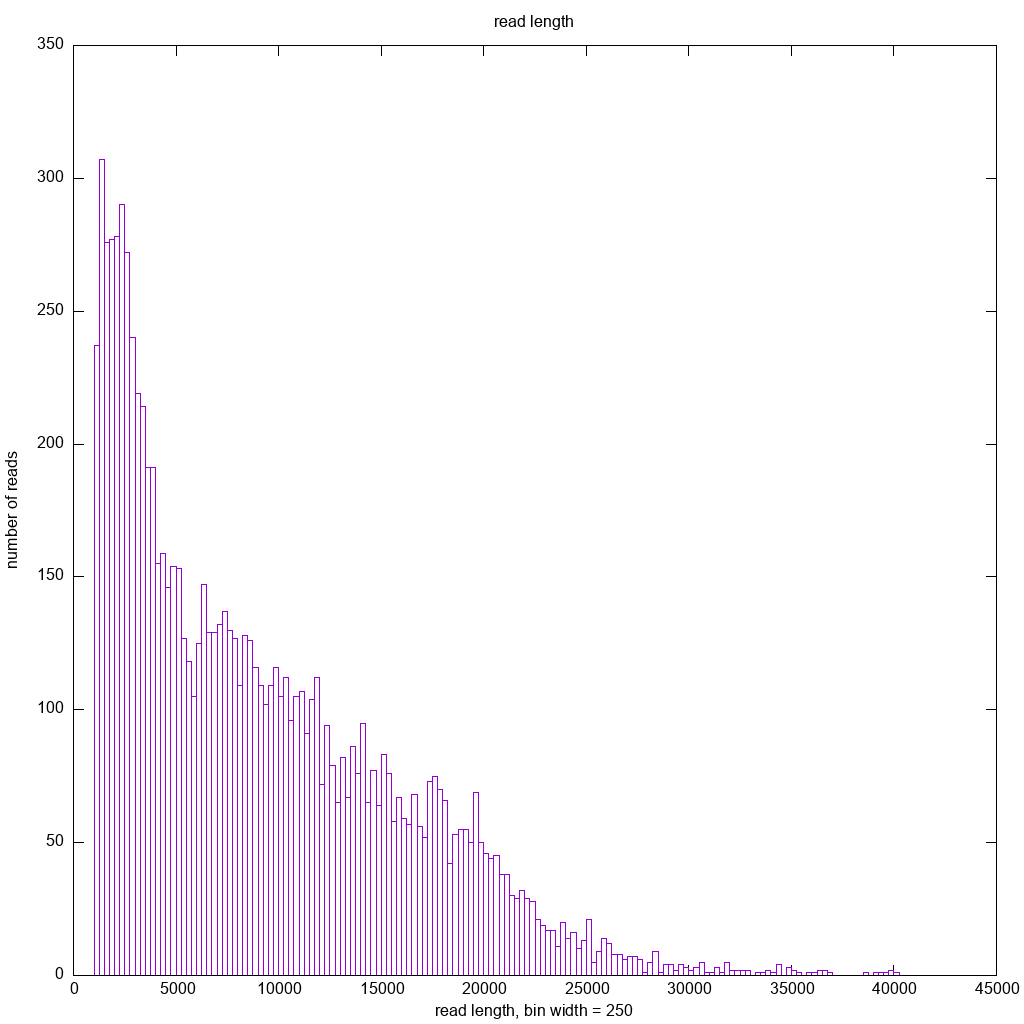

Write gnuplot code to recreate this figure.
set title 'read length'
set xlabel 'read length, bin width = 250'
set ylabel 'number of reads'

binwidth=250
set boxwidth binwidth
bin(x,width) = width*floor(x/width) + binwidth/2.0

set terminal png size 1024,1024
set output './ecoli-80.seqStore/readlengths-obt.png'
plot [] './ecoli-80.seqStore/readlengths-obt.dat' using (bin($1,binwidth)):(1.0) smooth freq with boxes title ''
